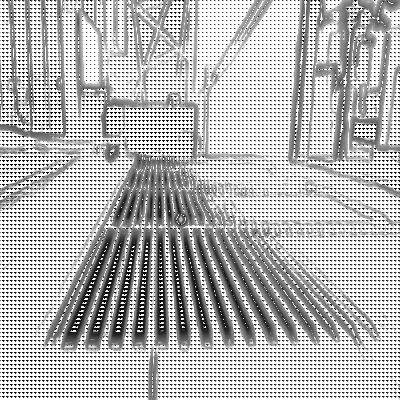
#> input picture snap_clip1_crop.png, 400 x 400 px, given in place of live_manga45_mc.png, which was not available
$ python process_live.py
#> lines starting #> are read from the running program, lines starting #| are printed output that depends on the picture
from PIL import Image
import os

brain_dir = r"C:\Users\chuan\.gemini\antigravity\brain\d97b9f29-a537-409d-b432-b06e88281223"

def process_screencap(name, live_file, crop_y, crop_x, crop_h=250, crop_w=350):
    path = os.path.join(brain_dir, live_file)
    if not os.path.exists(path):
        print(f"File not found: {path}")
        return
    img = Image.open(path)
    w, h = img.size
    print(f"{name} original size: {w}x{h}")

    # Crop
    crop_box = (crop_x, crop_y, crop_x + crop_w, crop_y + crop_h)
    crop = img.crop(crop_box)
    crop_out = os.path.join(brain_dir, f"{name}_crop.png")
    crop.save(crop_out)

    # Zoom center 80x80 -> 320x320
    cx = crop_w // 2
    cy = crop_h // 2
    z_box = (cx - 40, cy - 40, cx + 40, cy + 40)
    z_crop = crop.crop(z_box)
    zoom = z_crop.resize((z_crop.width * 4, z_crop.height * 4), Image.NEAREST)
    zoom_out = os.path.join(brain_dir, f"{name}_zoom.png")
    zoom.save(zoom_out)
    print(f"Saved: {crop_out} and {zoom_out}")

if __name__ == "__main__":
    img_mc = Image.open(os.path.join(brain_dir, "live_manga45_mc.png"))
#> img_mc is the input picture: PIL image 400x400 RGBA; mean R, G, B, A 183.4, 183.4, 183.4, 255
    w, h = img_mc.size
#> w = 400; h = 400
    process_screencap("live_mc_manga45", "live_manga45_mc.png", h // 2 - 125, w // 2 - 175)
#| live_mc_manga45 original size: 400x400
#> in process_screencap, `crop = img.crop(crop_box)`:
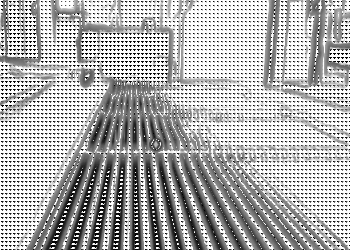
#> crop: PIL image 350x250 RGBA; mean R, G, B, A 174.3, 174.3, 174.3, 255
#> in process_screencap, `z_crop = crop.crop(z_box)`:
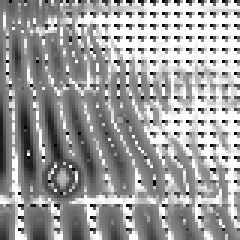
#> z_crop: PIL image 80x80 RGBA (shown 3 times larger); mean R, G, B, A 157.8, 157.8, 157.8, 255
#> in process_screencap, `zoom = z_crop.resize((z_crop.width * 4, z_crop.height * 4), Image.NEAR..`:
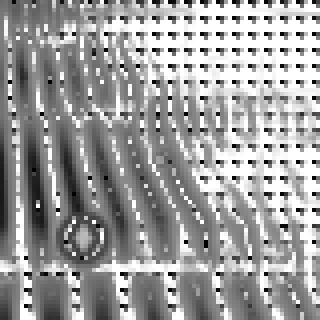
#> zoom: PIL image 320x320 RGBA; mean R, G, B, A 157.8, 157.8, 157.8, 255

    img_ds = Image.open(os.path.join(brain_dir, "live_manga45_ds1.png"))
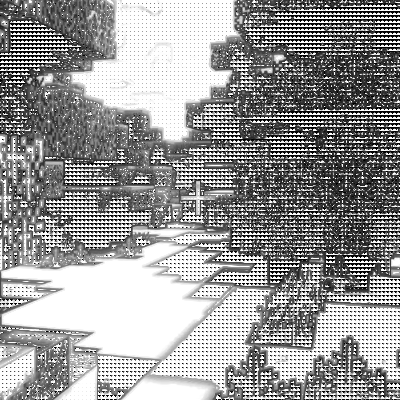
#> input picture snap_clip2_crop.png, 400 x 400 px, given in place of live_manga45_ds1.png, which was not available
#> img_ds is the input picture: PIL image 400x400 RGBA; mean R, G, B, A 152.1, 152.1, 152.1, 255
    w, h = img_ds.size
    process_screencap("live_ds1_manga45", "live_manga45_ds1.png", h // 2 - 125, w // 2 - 175)
#> call 2 of process_screencap, with name = 'live_ds1_manga45', live_file = 'live_manga45_ds1.png', crop_y = 75, crop_x = 25, crop_h = 250, crop_w = 350
#| live_ds1_manga45 original size: 400x400
#> in process_screencap (call 2), `crop = img.crop(crop_box)`:
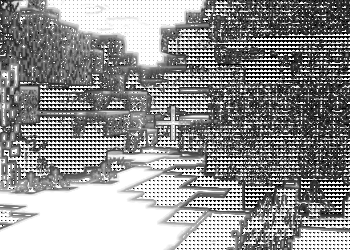
#> crop: PIL image 350x250 RGBA; mean R, G, B, A 144.8, 144.8, 144.8, 255
#> in process_screencap (call 2), `z_crop = crop.crop(z_box)`:
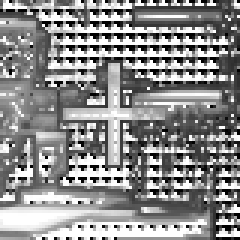
#> z_crop: PIL image 80x80 RGBA (shown 3 times larger); mean R, G, B, A 140.9, 140.9, 140.9, 255
#> in process_screencap (call 2), `zoom = z_crop.resize((z_crop.width * 4, z_crop.height * 4), Image.NEAR..`:
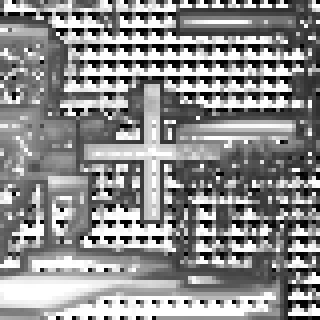
#> zoom: PIL image 320x320 RGBA; mean R, G, B, A 140.9, 140.9, 140.9, 255
